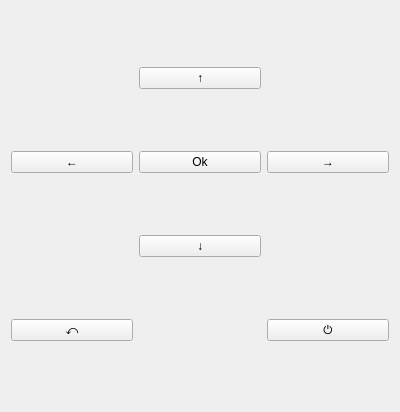
<?xml version="1.0" encoding="UTF-8"?>
<ui version="4.0">
 <class>DeviceControlPadView</class>
 <widget class="QWidget" name="DeviceControlPadView">
  <property name="geometry">
   <rect>
    <x>0</x>
    <y>0</y>
    <width>400</width>
    <height>412</height>
   </rect>
  </property>
  <property name="windowTitle">
   <string>Form</string>
  </property>
  <layout class="QGridLayout" name="gridLayout">
   <item row="2" column="1">
    <widget class="QPushButton" name="selectPushButton">
     <property name="text">
      <string>Ok</string>
     </property>
    </widget>
   </item>
   <item row="2" column="0">
    <widget class="QPushButton" name="leftPushButton">
     <property name="text">
      <string>←</string>
     </property>
    </widget>
   </item>
   <item row="2" column="2">
    <widget class="QPushButton" name="rightPushButton">
     <property name="text">
      <string>→</string>
     </property>
    </widget>
   </item>
   <item row="1" column="1">
    <widget class="QPushButton" name="upPushButton">
     <property name="text">
      <string>↑</string>
     </property>
    </widget>
   </item>
   <item row="3" column="1">
    <widget class="QPushButton" name="downPushButton">
     <property name="text">
      <string>↓</string>
     </property>
    </widget>
   </item>
   <item row="4" column="0">
    <widget class="QPushButton" name="backPushButton">
     <property name="text">
      <string>⤺</string>
     </property>
    </widget>
   </item>
   <item row="4" column="2">
    <widget class="QPushButton" name="powerPushButton">
     <property name="text">
      <string>⏻</string>
     </property>
    </widget>
   </item>
  </layout>
 </widget>
 <resources/>
 <connections/>
</ui>
